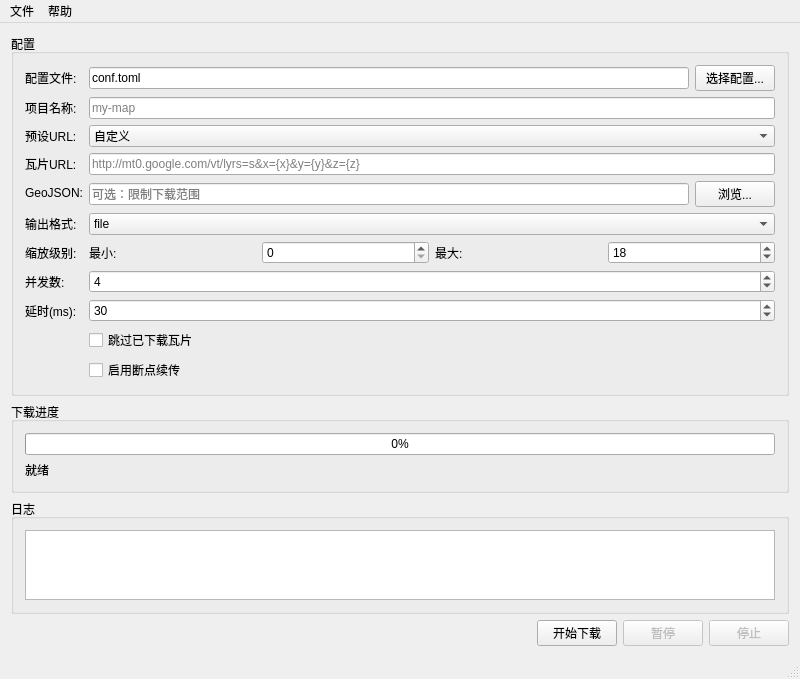
<?xml version="1.0" encoding="UTF-8"?>
<ui version="4.0">
 <class>MainWindow</class>
 <widget class="QMainWindow" name="MainWindow">
  <property name="geometry">
   <rect>
    <x>0</x>
    <y>0</y>
    <width>800</width>
    <height>600</height>
   </rect>
  </property>
  <property name="windowTitle">
   <string>MapCloud Tiler - 地图瓦片下载器</string>
  </property>
  <widget class="QWidget" name="centralWidget">
   <layout class="QVBoxLayout" name="verticalLayout">
    <item>
     <widget class="QGroupBox" name="configGroupBox">
      <property name="title">
       <string>配置</string>
      </property>
      <layout class="QFormLayout" name="formLayout">
       <item row="0" column="0">
        <widget class="QLabel" name="labelConfigFile">
         <property name="text">
          <string>配置文件:</string>
         </property>
        </widget>
       </item>
       <item row="0" column="1">
        <layout class="QHBoxLayout" name="horizontalLayout">
         <item>
          <widget class="QLineEdit" name="lineEditConfigFile">
           <property name="text">
            <string>conf.toml</string>
           </property>
          </widget>
         </item>
         <item>
          <widget class="QPushButton" name="btnBrowseConfig">
           <property name="text">
            <string>选择配置...</string>
           </property>
          </widget>
         </item>
        </layout>
       </item>
       <item row="1" column="0">
        <widget class="QLabel" name="labelProjectName">
         <property name="text">
          <string>项目名称:</string>
         </property>
        </widget>
       </item>
       <item row="1" column="1">
        <widget class="QLineEdit" name="lineEditProjectName">
         <property name="placeholderText">
          <string>my-map</string>
         </property>
        </widget>
       </item>
       <item row="2" column="0">
        <widget class="QLabel" name="labelUrlPreset">
         <property name="text">
          <string>预设URL:</string>
         </property>
        </widget>
       </item>
       <item row="2" column="1">
        <widget class="QComboBox" name="comboBoxUrlPreset">
         <item>
          <property name="text">
           <string>自定义</string>
          </property>
         </item>
         <item>
          <property name="text">
           <string>Google地图</string>
          </property>
         </item>
         <item>
          <property name="text">
           <string>Google卫星</string>
          </property>
         </item>
         <item>
          <property name="text">
           <string>天地图矢量</string>
          </property>
         </item>
         <item>
          <property name="text">
           <string>天地图卫星</string>
          </property>
         </item>
        </widget>
       </item>
       <item row="3" column="0">
        <widget class="QLabel" name="labelUrl">
         <property name="text">
          <string>瓦片URL:</string>
         </property>
        </widget>
       </item>
       <item row="3" column="1">
        <widget class="QLineEdit" name="lineEditUrl">
         <property name="placeholderText">
          <string>http://mt0.google.com/vt/lyrs=s&amp;x={x}&amp;y={y}&amp;z={z}</string>
         </property>
        </widget>
       </item>
       <item row="4" column="0">
        <widget class="QLabel" name="labelGeoJson">
         <property name="text">
          <string>GeoJSON:</string>
         </property>
        </widget>
       </item>
       <item row="4" column="1">
        <layout class="QHBoxLayout" name="horizontalLayout_4">
         <item>
          <widget class="QLineEdit" name="lineEditGeoJson">
           <property name="placeholderText">
            <string>可选：限制下载范围</string>
           </property>
          </widget>
         </item>
         <item>
          <widget class="QPushButton" name="btnBrowseGeoJson">
           <property name="text">
            <string>浏览...</string>
           </property>
          </widget>
         </item>
        </layout>
       </item>
       <item row="5" column="0">
        <widget class="QLabel" name="labelFormat">
         <property name="text">
          <string>输出格式:</string>
         </property>
        </widget>
       </item>
       <item row="5" column="1">
        <widget class="QComboBox" name="comboBoxFormat">
         <property name="currentIndex">
          <number>1</number>
         </property>
         <item>
          <property name="text">
           <string>mbtiles</string>
          </property>
         </item>
         <item>
          <property name="text">
           <string>file</string>
          </property>
         </item>
        </widget>
       </item>
       <item row="6" column="0">
        <widget class="QLabel" name="labelZoom">
         <property name="text">
          <string>缩放级别:</string>
         </property>
        </widget>
       </item>
       <item row="6" column="1">
        <layout class="QHBoxLayout" name="horizontalLayout_2">
         <item>
          <widget class="QLabel" name="labelMinZoom">
           <property name="text">
            <string>最小:</string>
           </property>
          </widget>
         </item>
         <item>
          <widget class="QSpinBox" name="spinBoxMinZoom">
           <property name="maximum">
            <number>20</number>
           </property>
          </widget>
         </item>
         <item>
          <widget class="QLabel" name="labelMaxZoom">
           <property name="text">
            <string>最大:</string>
           </property>
          </widget>
         </item>
         <item>
          <widget class="QSpinBox" name="spinBoxMaxZoom">
           <property name="maximum">
            <number>20</number>
           </property>
           <property name="value">
            <number>18</number>
           </property>
          </widget>
         </item>
        </layout>
       </item>
       <item row="7" column="0">
        <widget class="QLabel" name="labelWorkers">
         <property name="text">
          <string>并发数:</string>
         </property>
        </widget>
       </item>
       <item row="7" column="1">
        <widget class="QSpinBox" name="spinBoxWorkers">
         <property name="minimum">
          <number>1</number>
         </property>
         <property name="maximum">
          <number>50</number>
         </property>
         <property name="value">
          <number>4</number>
         </property>
        </widget>
       </item>
       <item row="8" column="0">
        <widget class="QLabel" name="labelDelay">
         <property name="text">
          <string>延时(ms):</string>
         </property>
        </widget>
       </item>
       <item row="8" column="1">
        <widget class="QSpinBox" name="spinBoxDelay">
         <property name="maximum">
          <number>10000</number>
         </property>
         <property name="singleStep">
          <number>10</number>
         </property>
         <property name="value">
          <number>30</number>
         </property>
        </widget>
       </item>
       <item row="9" column="1">
        <widget class="QCheckBox" name="checkBoxSkipExisting">
         <property name="text">
          <string>跳过已下载瓦片</string>
         </property>
        </widget>
       </item>
       <item row="10" column="1">
        <widget class="QCheckBox" name="checkBoxResume">
         <property name="text">
          <string>启用断点续传</string>
         </property>
        </widget>
       </item>
      </layout>
     </widget>
    </item>
    <item>
     <widget class="QGroupBox" name="progressGroupBox">
      <property name="title">
       <string>下载进度</string>
      </property>
      <layout class="QVBoxLayout" name="verticalLayout_2">
       <item>
        <widget class="QProgressBar" name="progressBar">
         <property name="value">
          <number>0</number>
         </property>
        </widget>
       </item>
       <item>
        <widget class="QLabel" name="labelProgress">
         <property name="text">
          <string>就绪</string>
         </property>
        </widget>
       </item>
      </layout>
     </widget>
    </item>
    <item>
     <widget class="QGroupBox" name="logGroupBox">
      <property name="title">
       <string>日志</string>
      </property>
      <layout class="QVBoxLayout" name="verticalLayout_3">
       <item>
        <widget class="QTextEdit" name="textEditLog">
         <property name="readOnly">
          <bool>true</bool>
         </property>
        </widget>
       </item>
      </layout>
     </widget>
    </item>
    <item>
     <layout class="QHBoxLayout" name="horizontalLayout_3">
      <item>
       <spacer name="horizontalSpacer">
        <property name="orientation">
         <enum>Qt::Horizontal</enum>
        </property>
        <property name="sizeHint" stdset="0">
         <size>
          <width>40</width>
          <height>20</height>
         </size>
        </property>
       </spacer>
      </item>
      <item>
       <widget class="QPushButton" name="btnStart">
        <property name="text">
         <string>开始下载</string>
        </property>
       </widget>
      </item>
      <item>
       <widget class="QPushButton" name="btnPause">
        <property name="text">
         <string>暂停</string>
        </property>
        <property name="enabled">
         <bool>false</bool>
        </property>
       </widget>
      </item>
      <item>
       <widget class="QPushButton" name="btnStop">
        <property name="text">
         <string>停止</string>
        </property>
        <property name="enabled">
         <bool>false</bool>
        </property>
       </widget>
      </item>
     </layout>
    </item>
   </layout>
  </widget>
  <widget class="QMenuBar" name="menuBar">
   <property name="geometry">
    <rect>
     <x>0</x>
     <y>0</y>
     <width>800</width>
     <height>21</height>
    </rect>
   </property>
   <widget class="QMenu" name="menuFile">
    <property name="title">
     <string>文件</string>
    </property>
    <addaction name="actionExit"/>
   </widget>
   <widget class="QMenu" name="menuHelp">
    <property name="title">
     <string>帮助</string>
    </property>
    <addaction name="actionAbout"/>
   </widget>
   <addaction name="menuFile"/>
   <addaction name="menuHelp"/>
  </widget>
  <widget class="QStatusBar" name="statusBar"/>
  <action name="actionExit">
   <property name="text">
    <string>退出</string>
   </property>
  </action>
  <action name="actionAbout">
   <property name="text">
    <string>关于</string>
   </property>
  </action>
 </widget>
 <layoutdefault spacing="6" margin="11"/>
 <resources/>
 <connections/>
</ui>
